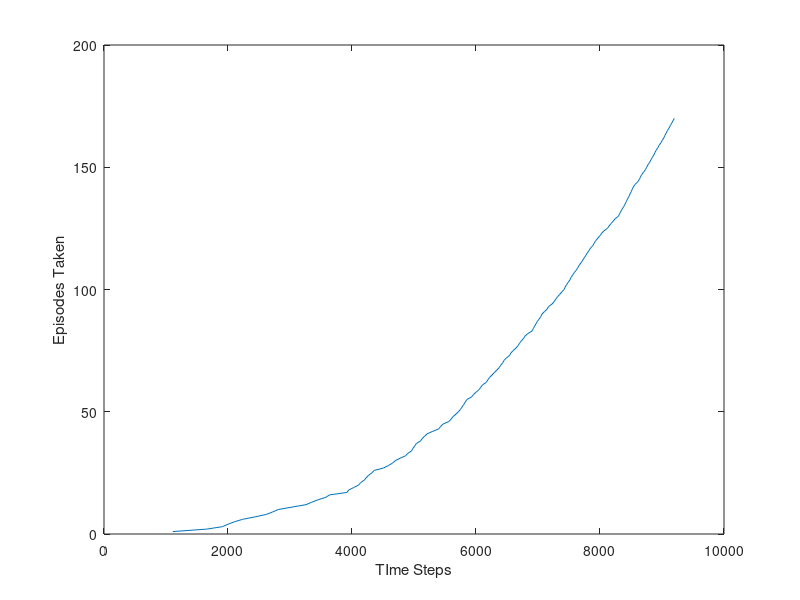

Source code (MATLAB):
clc
clear all
%initilizations
alpha=0.5; % as defined in the text book
gamma=1; %undiscounted
episodes=170;
Episodes=[];
row=7;
columns=10;
action=4;
Q=zeros(row,columns,action); % estimate of various actions for the gridworld
State=[];
step=0;
TimeStep=[];
path_taken=[];
tic;
for number=1:episodes
    
    Episodes=[Episodes,number];
    r=4;
    c=1;
    
    random=rand();
    if 0.9>random
        % exploitation
        %explore 10% of the time and 90% of the time we exploit
        [maximum_new,action] =max(Q(r,c,:));
    else
        action=randi([1,4]); %exploration
    end
    
    while(1)
        % change actions as someting else
        switch(action)
            case 1 %up action
                R_moved=r-1;
                C_moved=c;
            case 2 %down action
                R_moved=r+1;
                C_moved=c;
            case 3 %right action
                R_moved=r;
                C_moved=c+1;
            case 4 %left action
                R_moved=r;
                C_moved=c-1;
        end
        %State=[State;[i,j,action]]
        % we have upadted the new state according to the action
        %need to account for the wind blown
        switch(C_moved)
            case {1,2,3,10}
                R_moved=R_moved;
            case {4,5,6,9}
                R_moved=R_moved-1;
            case {7,8}
                R_moved=R_moved-2;
        end
        State=[State;[R_moved,C_moved,action]];
        
        if number==170
            path_taken=[path_taken;[R_moved,C_moved,action]];
        end
        
        %Defining boundaries of the gridworld
        %upper and lower boundaries
        if C_moved>10
            C_moved=10;
            fprintf("boundary reached ")
            State=[State;[R_moved,C_moved,action]];
            %             if number==170
            %                 path_taken=[path_taken;[R_moved,C_moved,action]];
            %             end
        elseif C_moved<1
            C_moved=1;
            fprintf("boundary reached ")
            State=[State;[R_moved,C_moved,action]];
            %             if number==170
            %                 path_taken=[path_taken;[R_moved,C_moved,action]];
            %             end
        end
        %right and left boundaries
        if R_moved>7
            R_moved=7;
            fprintf("boundary reached ")
            State=[State;[R_moved,C_moved,action]];
            %             if number==170
            %                 path_taken=[path_taken;[R_moved,C_moved,action]];
            %             end
        elseif R_moved<1
            R_moved=1;
            fprintf("boundary reached ")
            State=[State;[R_moved,C_moved,action]];
            %             if number==170
            %                 path_taken=[path_taken;[R_moved,C_moved,action]];
            %             end
        end
        
        % we need the next action according to the policy which basiclly selects
        % also we define the R as -1 for every state other than the terminal...
        
        Reward=-1;
        random_selection_N=rand();
        
        if 0.9>random_selection_N
            % exploitation
            [maximum_new,action_new] =max(Q(R_moved,C_moved,:));
        else
            action_new=randi([1,4]);
        end
        %from this next value we can use it in the SARSA TD...
        %policy iteration formula
        %given by
        % Q(S[t],A[t])<---(Q(S[t],A[t])+alpha*(R[t+1]+Q(S[t+1],At[t+1]))-Q(S[t],A[t]))
        TD_error=Reward+gamma*(Q(R_moved,C_moved,action_new)-Q(r,c,action));
        Q(r,c,action)=Q(r,c,action)+alpha*TD_error;
        
        %start the next step and assign the new indexes
        
        r=R_moved;
        c=C_moved;
        action=action_new;
        step=step+1;
        
        
        if r==4&&c==8
            Reward=0;
            TimeStep=[TimeStep;step];
            disp(State)
            break
        end
        
    end
    
end
toc;
%plot the required figure
figure(1)
plot(TimeStep,Episodes)
xlabel('TIme Steps')
ylabel('Episodes Taken')
